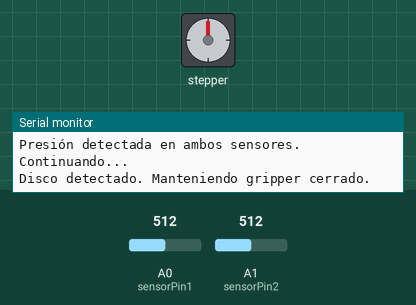
Simulated run of this sketch. Board: Arduino Uno, built with avr-gcc and run on an emulated ATmega328P. Parts: stepper motor, the last lines printed to the serial monitor. Wiring (inferred from the names in the program): stepper motor driver (200 steps per turn assumed): step pin 9; direction pin 8; enable pin 10. The test bench sets the inputs (shaded band); at power-on: A0 (sensorPin1) = 512, A1 (sensorPin2) = 512.

Above: at 12.5 s.
12.6 s: A0 (sensorPin1) set to 308
26.6 s: A0 (sensorPin1) set to 286
40.6 s: A1 (sensorPin2) set to 11
At 41.7 s:
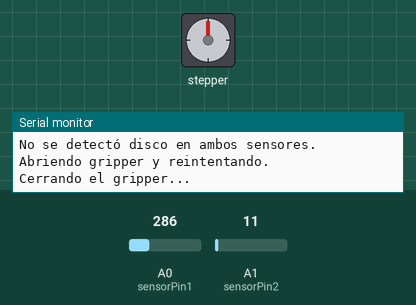
49.3 s: A1 (sensorPin2) set to 8
Timing chart, 0 to 105.5 s (numbered marks = the images above; inputs shaded):
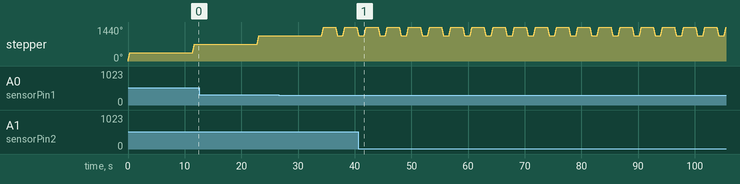

The sketch:

C_digo_para_recoger_un_disco.ino
```cpp
// Pines de conexión
const int stepPin = 9;           // Pin de STEP del controlador del motor
const int dirPin = 8;            // Pin de DIR del controlador del motor
const int enablePin = 10;        // Pin de ENABLE del controlador del motor (opcional)
const int sensorPin1 = A0;       // Pin analógico para el primer sensor de presión
const int sensorPin2 = A1;       // Pin analógico para el segundo sensor de presión

// Parámetros del motor
const int stepsToClose = 200;    // Pasos para cerrar el gripper
const int stepsToOpen = 200;     // Pasos para abrir el gripper
const int delayTime = 800;       // Control de velocidad del motor

// Umbrales y tiempos
const int pressureThreshold = 300;  // Umbral de presión para detectar el disco
const unsigned long detectionTime = 2000; // Tiempo mínimo para detectar presión (2 segundos)
const unsigned long holdTime = 10000;     // Tiempo para mantener el gripper cerrado (10 segundos)

void setup() {
  // Configuración de pines
  pinMode(stepPin, OUTPUT);
  pinMode(dirPin, OUTPUT);
  pinMode(enablePin, OUTPUT);
  digitalWrite(enablePin, LOW); // Habilitar el driver del motor

  Serial.begin(9600);
  Serial.println("Sistema iniciado con dos sensores.");
}

void loop() {
  // Cerrar el gripper
  Serial.println("Cerrando el gripper...");
  cerrarGripper();

  unsigned long startTime = millis(); // Tiempo de inicio para la detección
  bool detected = false;

  // Monitorear la presión durante el cierre
  while (millis() - startTime < detectionTime) {
    int sensorValue1 = analogRead(sensorPin1);
    int sensorValue2 = analogRead(sensorPin2);
    Serial.print("Sensor 1: ");
    Serial.print(sensorValue1);
    Serial.print(" | Sensor 2: ");
    Serial.println(sensorValue2);

    if (sensorValue1 > pressureThreshold && sensorValue2 > pressureThreshold) {
      detected = true; // Presión detectada por ambos sensores
      Serial.println("Presión detectada en ambos sensores. Continuando...");
      break;
    }
  }

  if (detected) {
    // Mantener cerrado si ambos sensores detectaron presión
    Serial.println("Disco detectado. Manteniendo gripper cerrado.");
    delay(holdTime); // Mantener cerrado por 10 segundos
  } else {
    // Si no se detecta presión, abrir y volver a intentar
    Serial.println("No se detectó disco en ambos sensores. Abriendo gripper y reintentando.");
    abrirGripper();
  }

  delay(1000); // Esperar antes de volver a intentar
}

// Función para cerrar el gripper
void cerrarGripper() {
  digitalWrite(dirPin, HIGH); // Configura la dirección para cerrar
  for (int i = 0; i < stepsToClose; i++) {
    digitalWrite(stepPin, HIGH);
    delayMicroseconds(delayTime);
    digitalWrite(stepPin, LOW);
    delayMicroseconds(delayTime);
  }
}

// Función para abrir el gripper
void abrirGripper() {
  digitalWrite(dirPin, LOW); // Configura la dirección para abrir
  for (int i = 0; i < stepsToOpen; i++) {
    digitalWrite(stepPin, HIGH);
    delayMicroseconds(delayTime);
    digitalWrite(stepPin, LOW);
    delayMicroseconds(delayTime);
  }
}
```
